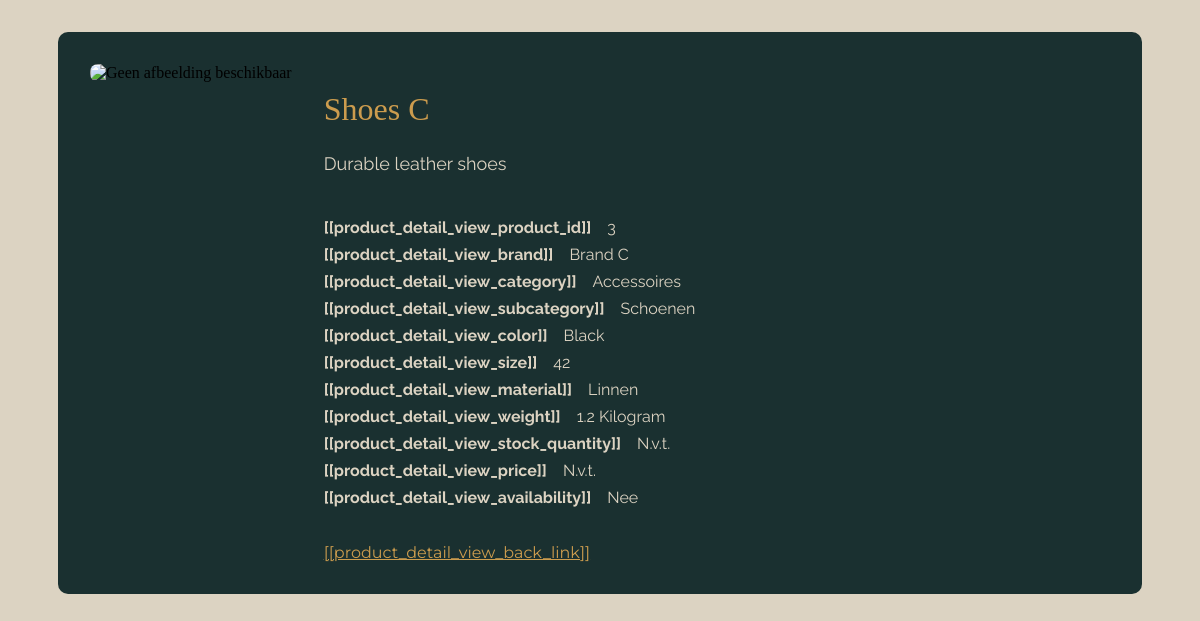
The app's page /product.php?id=3 with its own data.
### tables this page shows
CREATE TABLE
    `Articles` (
        `ArticleID` INT NOT NULL AUTO_INCREMENT PRIMARY KEY,
        `Name` VARCHAR(50),
        `Size` VARCHAR(10),
        `Weight` FLOAT,
        `WeightUnit` ENUM ('Gram', 'Kilogram'),
        `Color` VARCHAR(20),
        `Description` TEXT,
        `Image` BLOB,
        `Category` ENUM ('Accessoires', 'Mannenkleding', 'Vrouwenkleding'),
        `SubCategory` ENUM (
            'Jurken',
            'T-Shirts',
            'Broeken',
            'Jassen',
            'Schoenen'
        ),
        `Material` ENUM (
            'Acryl',
            'Zijde',
            'Jute',
            'Katoen',
            'Linnen',
            'Spandex'
        ),
        `Brand` VARCHAR(50) NOT NULL,
        `Availability` BOOLEAN DEFAULT FALSE
    );

### public_html/product.php (called while the page is built, shortened)
<?php
require_once __DIR__ . '/Lang/translator.php';
$translator = init_translator();
$data = require_once __DIR__ . '/../project_root/Controllers/product_detail_controller.php';
extract($data);
require_once __DIR__ . '/views/product_detail_view.php';

### project_root/Controllers/product_detail_controller.php (called while the page is built, shortened)
<?php
require_once __DIR__ . '/../repositories/ArticlesRepository.php';
$db = new Database();
$pdo = $db->getConnection();
$articlesRepo = new ArticlesRepository($pdo);
$id = (int) ($_GET['id'] ?? 0);
$artikel = $articlesRepo->findById($id);
$categorieClass = strtolower(str_replace(' ', '-', $artikel->getArticleCategory()));
return [
    'artikel' => $artikel,
    'categorieClass' => $categorieClass
];

### project_root/repositories/ArticlesRepository.php (called while the page is built, shortened)
<?php
require_once __DIR__ . '/../Models/Articles.php';
class ArticlesRepository
{
    private $pdo;
    public function __construct(PDO $pdo)
    {
        $this->pdo = $pdo;
    }
    public function findById(int $id): ?Articles
    {
        $stmt = $this->pdo->prepare("SELECT * FROM articles WHERE ArticleID = :id");
        $stmt->execute(['id' => $id]);
        $row = $stmt->fetch(PDO::FETCH_ASSOC);
        if ($row) {
            return new Articles(
                $row['ArticleID'],
                $row['Name'],
                $row['Size'],
                (float) $row['Weight'],
                $row['WeightUnit'],
                $row['Color'],
                $row['Description'],
                $row['Image'],
                $row['Category'],
                $row['SubCategory'],
                $row['Material'],
                $row['Brand'],
                (bool) $row['Availability']
            );
        }
        return null;
    }
}

### project_root/Models/Articles.php (called while the page is built, shortened)
<?php
class Articles
{
    private int $articleID;
    private string $articleName;
    private string $size;
    private float $weight;
    private string $weightUnit;
    private string $color;
    private string $articleDescription;
    private ?string $articleImagePath;
    private string $articleCategory;
    private string $articleSubCategory;
    private string $articleMaterial;
    private string $articleBrand;
    private bool $articleAvailability;
    public function __construct(int $articleID, string $articleName, string $size, float $weight, string $weightUnit, string $color, string $articleDescription, ?string $articleImagePath, string $articleCategory, string $articleSubCategory, string $articleMaterial, string $articleBrand, bool $articleAvailability, $crudModel = null)
    {
        $this->articleID = $articleID;
        $this->articleName = $articleName;
        $this->size = $size;
        $this->weight = $weight;
        $this->weightUnit = $weightUnit;
        $this->color = $color;
        $this->articleDescription = $articleDescription;
        $this->articleImagePath = $articleImagePath;
        $this->articleCategory = $articleCategory;
        $this->articleSubCategory = $articleSubCategory;
        $this->articleMaterial = $articleMaterial;
        $this->articleBrand = $articleBrand;
        $this->articleAvailability = $articleAvailability;
    }
    public function imageExists(): bool {
    $serverPath = __DIR__ . '/../../public_html/Images/productImages/' . $this->articleID . '.jpg';
    return file_exists($serverPath);
    }
    public function createAssociativeArray(){
        $articlesArray = array(
            'ArticleID' => $this->articleID,
            'Name' => $this->articleName,
            'Size' => $this->size,
            'Weight' => $this->weight,
            'WeightUnit' => $this->weightUnit,
            'Color' => $this->color,
            'Description' => $this->articleDescription,
            'Image' => $this->articleImagePath,
            'Category' => $this->articleCategory,
            'SubCategory' => $this->articleSubCategory,
            'Material' => $this->articleMaterial,
            'Brand' => $this->articleBrand,
            'Availability' => $this->articleAvailability
        );
        return $articlesArray;
    }
    public function getArticleID() { return $this->articleID; }
    public function getArticleName() { return $this->articleName; }
    public function getWeight() { return $this->weight; }
    public function getWeightUnit() { return $this->weightUnit; }
    public function getColor() { return $this->color; }
    public function getSize() { return $this->size; }
    public function getArticleDescription() { return $this->articleDescription; }
    public function getArticleCategory() { return $this->articleCategory; }
    public function getArticleSubCategory() { return $this->articleSubCategory; }
    public function getArticleMaterial() { return $this->articleMaterial; }
    public function getArticleBrand() { return $this->articleBrand; }
    public function getArticleAvailability() { return $this->articleAvailability; }
}
?>

### project_root/Helpers/ViewHelper.php (called while the page is built, shortened)
<?php
class ViewHelper
{
    public static function e($value): string
    {
        return htmlspecialchars((string)$value, ENT_QUOTES, 'UTF-8');
    }
    public static function eWithBreaks($value): string
    {
        return nl2br(self::e($value));
    }
}

### public_html/Lang/translator.php (called while the page is built, shortened)
<?php
class Translator
{
    public $translations = [];
    public function __construct($lang = 'nl')
    {
        $file = __DIR__ . "/$lang.php";
        if (file_exists($file)) {
            $this->translations = include $file;
        } else {
            die("Language file not found: $file");
        }
    }
    public function get(string $key): string
    {
        return $this->translations[$key] ?? "[[$key]]";
    }
}
function init_translator()
{
    $lang = $_SESSION['lang'] ?? 'nl';
    return new Translator($lang);
}

### public_html/views/product_detail_view.php (the view, shortened to what this page needs)
<?php
require_once __DIR__ . '/../../project_root/Helpers/ViewHelper.php';
?>
<!DOCTYPE html>
<html lang="nl">
<head>
   <link rel="stylesheet" href="css/styles.css">
   <link rel="stylesheet" href="css/product.css">
</head>
<body>
<main>
    <div class="product-detail-container <?= $categorieClass; ?>">
    <div class="product-detail-layout">
        <div class="product-detail-image">
            <?php if ($artikel->imageExists()): ?>
                <img src="<?= $artikel->getImageUrl(); ?>" alt="Afbeelding van <?= htmlspecialchars($artikel->getArticleName()); ?>">
            <?php else: ?>
                <img src="Images/placeholder.jpg" alt="Geen afbeelding beschikbaar">
            <?php endif; ?>
        </div>
        <div class="product-detail-info">
            <h2><?= viewHelper::e($artikel->getArticleName()); ?></h2>
            <p class="product-description">
                <?= ViewHelper::eWithBreaks($artikel->getArticleDescription()); ?>
            </p>
        <ul class="product-attributes">
            <li><div class="attr-label"><?= $translator->get('product_detail_view_product_id')?></div><div class="attr-value"><?= ViewHelper::e($artikel->getArticleID()); ?></div></li>
            <li><div class="attr-label"><?= $translator->get('product_detail_view_brand')?></div><div class="attr-value"><?= ViewHelper::e($artikel->getArticleBrand()); ?></div></li>
            <li><div class="attr-label"><?= $translator->get('product_detail_view_category')?></div><div class="attr-value"><?= ViewHelper::e($artikel->getArticleCategory()); ?></div></li>
            <li><div class="attr-label"><?= $translator->get('product_detail_view_subcategory')?></div><div class="attr-value"><?= ViewHelper::e($artikel->getArticleSubCategory()); ?></div></li>
            <li><div class="attr-label"><?= $translator->get('product_detail_view_color')?></div><div class="attr-value"><?= ViewHelper::e($artikel->getColor()); ?></div></li>
            <li><div class="attr-label"><?= $translator->get('product_detail_view_size')?></div><div class="attr-value"><?= ViewHelper::e($artikel->getSize()); ?></div></li>
            <li><div class="attr-label"><?= $translator->get('product_detail_view_material')?></div><div class="attr-value"><?= ViewHelper::e($artikel->getArticleMaterial()); ?></div></li>
            <li><div class="attr-label"><?= $translator->get('product_detail_view_weight')?></div><div class="attr-value"><?= ViewHelper::e($artikel->getWeight()) . ' ' . ViewHelper::e($artikel->getWeightUnit()); ?></div></li>
            <li><div class="attr-label"><?= $translator->get('product_detail_view_stock_quantity')?></div><div class="attr-value"><?= method_exists($artikel, 'getQuantityOfStock') ? ViewHelper::e($artikel->getQuantityOfStock()) : 'N.v.t.'; ?></div></li>
            <li><div class="attr-label"><?= $translator->get('product_detail_view_price')?></div><div class="attr-value"><?= method_exists($artikel, 'getPrice') ? '€' . number_format($artikel->getPrice(), 2, ',', '.') : 'N.v.t.'; ?></div></li>
            <li><div class="attr-label"><?= $translator->get('product_detail_view_availability')?></div><div class="attr-value"><?= $artikel->getArticleAvailability() ? 'Ja' : 'Nee'; ?></div></li>
        </ul>
        <a href="productpagina.php" class="back-link"><?= $translator->get('product_detail_view_back_link') ?></a>
        </div>
    </div>
</main>
</body>
</html>

### public_html/css/styles.css (style rules this page uses)
body { margin: auto; background-color: #142227; }
h2 { font-family: "Playfair Display", serif; color: #cc9c4e; font-weight: normal; font-size: 60px; }
p { font-family: "Raleway", sans-serif; color: #dcd3c2; font-size: 20px; font-weight: 400; line-height: 2em; }

### public_html/css/product.css (style rules this page uses)
body { margin: auto; background-color: #dcd3c2; }
.product-detail-container { width: 85%; margin: 2rem auto; padding: 2rem; background-color: #1a3030; border-radius: 10px; }
.product-detail-layout { display: flex; flex-wrap: wrap; gap: 2rem; }
.product-detail-image img { max-width: 400px; width: 100%; border-radius: 8px; }
.product-detail-info { flex: 1; }
.product-detail-info h2 { font-family: "Playfair Display", serif; color: #cc9c4e; font-size: 32px; margin-bottom: 1rem; }
.product-description { font-family: "Raleway", sans-serif; font-size: 18px; color: #dcd3c2; margin-bottom: 2rem; }
.back-link { display: inline-block; margin-top: 2rem; color: #cc9c4e; font-family: "Montserrat", sans-serif; }
.product-attributes { list-style: none; padding: 0; margin: 0; }
.product-attributes li { display: flex; padding: 4px 0; font-family: "Raleway", sans-serif; gap: 1rem; align-items: flex-start; }
.attr-label { flex: 0 0 150px; font-weight: bold; color: #dcd3c2; }
.attr-value { flex: 1; color: #dcd3c2; }

### records on screen
articles: Name "Shoes C", Description "Durable leather shoes", ArticleID "3", Brand "Brand C", Category "Accessoires", SubCategory "Schoenen", Color "Black", Size "42", Material "Linnen", Weight "1.2", WeightUnit "Kilogram"

### other values on screen
$translator->get('product_detail_view_product_id') "[[product_detail_view_product_id]]"
$translator->get('product_detail_view_brand') "[[product_detail_view_brand]]"
$translator->get('product_detail_view_category') "[[product_detail_view_category]]"
$translator->get('product_detail_view_subcategory') "[[product_detail_view_subcategory]]"
$translator->get('product_detail_view_color') "[[product_detail_view_color]]"
$translator->get('product_detail_view_size') "[[product_detail_view_size]]"
$translator->get('product_detail_view_material') "[[product_detail_view_material]]"
$translator->get('product_detail_view_weight') "[[product_detail_view_weight]]"
$translator->get('product_detail_view_stock_quantity') "[[product_detail_view_stock_quantity]]"
$translator->get('product_detail_view_price') "[[product_detail_view_price]]"
$translator->get('product_detail_view_availability') "[[product_detail_view_availability]]"
$translator->get('product_detail_view_back_link') "[[product_detail_view_back_link]]"
